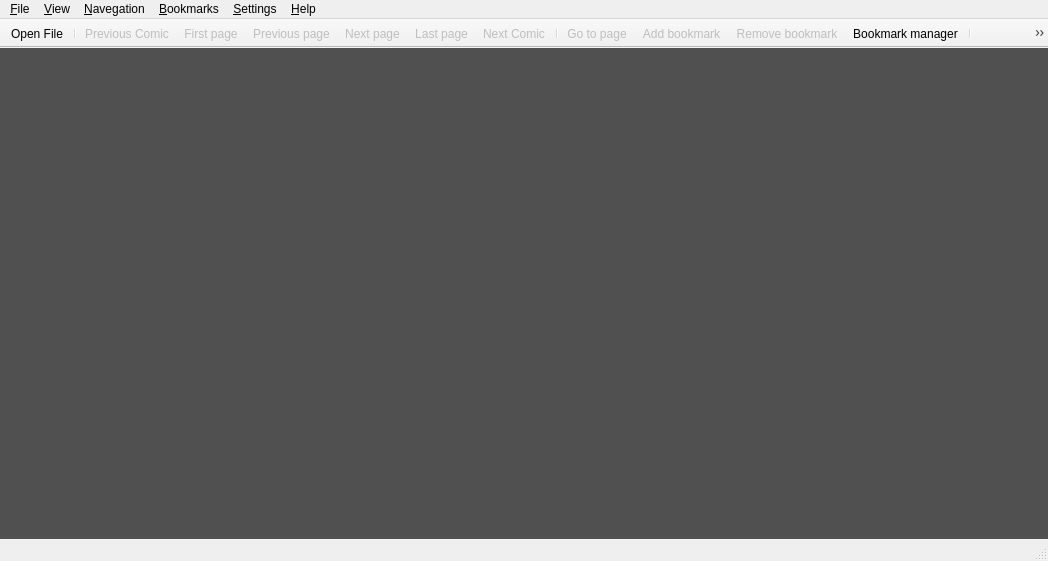
<?xml version="1.0" encoding="UTF-8"?>
<ui version="4.0">
 <author>Michell Stuttgart Faria</author>
 <class>MainWindowView</class>
 <widget class="QMainWindow" name="MainWindowView">
  <property name="geometry">
   <rect>
    <x>0</x>
    <y>0</y>
    <width>1048</width>
    <height>561</height>
   </rect>
  </property>
  <property name="sizePolicy">
   <sizepolicy hsizetype="Expanding" vsizetype="Expanding">
    <horstretch>0</horstretch>
    <verstretch>0</verstretch>
   </sizepolicy>
  </property>
  <property name="baseSize">
   <size>
    <width>0</width>
    <height>3</height>
   </size>
  </property>
  <property name="focusPolicy">
   <enum>Qt::WheelFocus</enum>
  </property>
  <property name="windowTitle">
   <string>Pynocchio</string>
  </property>
  <property name="windowIcon">
   <iconset resource="../data/main_window_view.qrc">
    <normaloff>:/icons/pynocchio_icon.png</normaloff>:/icons/pynocchio_icon.png</iconset>
  </property>
  <property name="accessibleName">
   <string>Pynocchio</string>
  </property>
  <property name="accessibleDescription">
   <string>The Best Comic Reader</string>
  </property>
  <property name="styleSheet">
   <string notr="true"/>
  </property>
  <property name="iconSize">
   <size>
    <width>22</width>
    <height>22</height>
   </size>
  </property>
  <property name="toolButtonStyle">
   <enum>Qt::ToolButtonIconOnly</enum>
  </property>
  <property name="animated">
   <bool>true</bool>
  </property>
  <property name="documentMode">
   <bool>false</bool>
  </property>
  <property name="tabShape">
   <enum>QTabWidget::Rounded</enum>
  </property>
  <property name="dockNestingEnabled">
   <bool>false</bool>
  </property>
  <property name="unifiedTitleAndToolBarOnMac">
   <bool>true</bool>
  </property>
  <widget class="QWidget" name="central_widget">
   <property name="sizePolicy">
    <sizepolicy hsizetype="Preferred" vsizetype="Preferred">
     <horstretch>0</horstretch>
     <verstretch>0</verstretch>
    </sizepolicy>
   </property>
   <property name="autoFillBackground">
    <bool>false</bool>
   </property>
   <layout class="QHBoxLayout" name="horizontalLayout">
    <property name="leftMargin">
     <number>0</number>
    </property>
    <property name="topMargin">
     <number>0</number>
    </property>
    <property name="rightMargin">
     <number>0</number>
    </property>
    <property name="bottomMargin">
     <number>0</number>
    </property>
    <item>
     <widget class="QScrollAreaViewer" name="qscroll_area_viewer">
      <property name="sizePolicy">
       <sizepolicy hsizetype="Expanding" vsizetype="Expanding">
        <horstretch>0</horstretch>
        <verstretch>0</verstretch>
       </sizepolicy>
      </property>
      <property name="focusPolicy">
       <enum>Qt::ClickFocus</enum>
      </property>
      <property name="layoutDirection">
       <enum>Qt::LeftToRight</enum>
      </property>
      <property name="autoFillBackground">
       <bool>true</bool>
      </property>
      <property name="styleSheet">
       <string notr="true">background-color: rgb(80, 80, 80)</string>
      </property>
      <property name="frameShape">
       <enum>QFrame::HLine</enum>
      </property>
      <property name="frameShadow">
       <enum>QFrame::Plain</enum>
      </property>
      <property name="lineWidth">
       <number>0</number>
      </property>
      <property name="verticalScrollBarPolicy">
       <enum>Qt::ScrollBarAlwaysOff</enum>
      </property>
      <property name="horizontalScrollBarPolicy">
       <enum>Qt::ScrollBarAlwaysOff</enum>
      </property>
      <property name="widgetResizable">
       <bool>true</bool>
      </property>
      <property name="alignment">
       <set>Qt::AlignCenter</set>
      </property>
      <widget class="QWidget" name="scroll_area_widget_contents">
       <property name="geometry">
        <rect>
         <x>0</x>
         <y>0</y>
         <width>1048</width>
         <height>476</height>
        </rect>
       </property>
       <property name="sizePolicy">
        <sizepolicy hsizetype="Expanding" vsizetype="Expanding">
         <horstretch>0</horstretch>
         <verstretch>0</verstretch>
        </sizepolicy>
       </property>
       <property name="autoFillBackground">
        <bool>false</bool>
       </property>
       <property name="styleSheet">
        <string notr="true"/>
       </property>
       <layout class="QHBoxLayout" name="horizontalLayout_2">
        <property name="spacing">
         <number>0</number>
        </property>
        <property name="sizeConstraint">
         <enum>QLayout::SetMaximumSize</enum>
        </property>
        <property name="leftMargin">
         <number>0</number>
        </property>
        <property name="topMargin">
         <number>0</number>
        </property>
        <property name="rightMargin">
         <number>0</number>
        </property>
        <property name="bottomMargin">
         <number>0</number>
        </property>
        <item>
         <widget class="QLabel" name="label">
          <property name="sizePolicy">
           <sizepolicy hsizetype="Preferred" vsizetype="Preferred">
            <horstretch>20</horstretch>
            <verstretch>20</verstretch>
           </sizepolicy>
          </property>
          <property name="mouseTracking">
           <bool>false</bool>
          </property>
          <property name="focusPolicy">
           <enum>Qt::ClickFocus</enum>
          </property>
          <property name="layoutDirection">
           <enum>Qt::LeftToRight</enum>
          </property>
          <property name="autoFillBackground">
           <bool>false</bool>
          </property>
          <property name="frameShape">
           <enum>QFrame::NoFrame</enum>
          </property>
          <property name="frameShadow">
           <enum>QFrame::Plain</enum>
          </property>
          <property name="lineWidth">
           <number>0</number>
          </property>
          <property name="midLineWidth">
           <number>0</number>
          </property>
          <property name="text">
           <string/>
          </property>
          <property name="textFormat">
           <enum>Qt::PlainText</enum>
          </property>
          <property name="pixmap">
           <pixmap resource="../data/main_window_view.qrc">:/icons/pynocchio_icon.png</pixmap>
          </property>
          <property name="scaledContents">
           <bool>false</bool>
          </property>
          <property name="alignment">
           <set>Qt::AlignCenter</set>
          </property>
          <property name="margin">
           <number>0</number>
          </property>
          <property name="textInteractionFlags">
           <set>Qt::NoTextInteraction</set>
          </property>
         </widget>
        </item>
       </layout>
      </widget>
     </widget>
    </item>
   </layout>
  </widget>
  <widget class="QMenuBar" name="menubar">
   <property name="geometry">
    <rect>
     <x>0</x>
     <y>0</y>
     <width>1048</width>
     <height>24</height>
    </rect>
   </property>
   <property name="sizePolicy">
    <sizepolicy hsizetype="Fixed" vsizetype="Fixed">
     <horstretch>0</horstretch>
     <verstretch>0</verstretch>
    </sizepolicy>
   </property>
   <property name="acceptDrops">
    <bool>false</bool>
   </property>
   <property name="autoFillBackground">
    <bool>false</bool>
   </property>
   <property name="defaultUp">
    <bool>false</bool>
   </property>
   <widget class="QMenu" name="menu_file">
    <property name="title">
     <string>&amp;File</string>
    </property>
    <widget class="QMenu" name="menu_recent_files">
     <property name="enabled">
      <bool>true</bool>
     </property>
     <property name="tearOffEnabled">
      <bool>false</bool>
     </property>
     <property name="title">
      <string>Recent files</string>
     </property>
     <property name="separatorsCollapsible">
      <bool>false</bool>
     </property>
     <addaction name="actionRecent_file_1"/>
     <addaction name="actionRecent_file_2"/>
     <addaction name="actionRecent_file_3"/>
     <addaction name="actionRecent_file_4"/>
     <addaction name="actionRecent_file_5"/>
     <addaction name="actionRecent_file_6"/>
     <addaction name="actionRecent_file_7"/>
     <addaction name="actionRecent_file_8"/>
     <addaction name="actionRecent_file_9"/>
     <addaction name="actionRecent_file_10"/>
    </widget>
    <addaction name="action_open_file"/>
    <addaction name="action_open_folder"/>
    <addaction name="menu_recent_files"/>
    <addaction name="separator"/>
    <addaction name="action_save_image"/>
    <addaction name="separator"/>
    <addaction name="action_exit"/>
   </widget>
   <widget class="QMenu" name="menu_view">
    <property name="title">
     <string>&amp;View</string>
    </property>
    <addaction name="action_fullscreen"/>
    <addaction name="separator"/>
    <addaction name="action_original_fit"/>
    <addaction name="action_vertical_fit"/>
    <addaction name="action_horizontal_fit"/>
    <addaction name="action_best_fit"/>
    <addaction name="separator"/>
    <addaction name="action_rotate_left"/>
    <addaction name="action_rotate_right"/>
    <addaction name="separator"/>
    <addaction name="action_double_page_mode"/>
   </widget>
   <widget class="QMenu" name="menu_navegation">
    <property name="acceptDrops">
     <bool>false</bool>
    </property>
    <property name="tearOffEnabled">
     <bool>false</bool>
    </property>
    <property name="title">
     <string>&amp;Navegation</string>
    </property>
    <addaction name="action_next_page"/>
    <addaction name="action_previous_page"/>
    <addaction name="separator"/>
    <addaction name="action_first_page"/>
    <addaction name="action_last_page"/>
    <addaction name="separator"/>
    <addaction name="action_go_to_page"/>
    <addaction name="separator"/>
    <addaction name="action_next_comic"/>
    <addaction name="action_previous_comic"/>
   </widget>
   <widget class="QMenu" name="menu_help">
    <property name="title">
     <string>&amp;Help</string>
    </property>
    <addaction name="action_about"/>
    <addaction name="action_about_qt"/>
   </widget>
   <widget class="QMenu" name="menu_settings">
    <property name="title">
     <string>&amp;Settings</string>
    </property>
    <addaction name="action_show_toolbar"/>
    <addaction name="action_show_statusbar"/>
    <addaction name="separator"/>
    <addaction name="action_preference_dialog"/>
   </widget>
   <widget class="QMenu" name="menu_bookmarks">
    <property name="tearOffEnabled">
     <bool>false</bool>
    </property>
    <property name="title">
     <string>&amp;Bookmarks</string>
    </property>
    <property name="separatorsCollapsible">
     <bool>true</bool>
    </property>
    <widget class="QMenu" name="menu_recent_bookmarks">
     <property name="title">
      <string>Recente bookmarks</string>
     </property>
     <addaction name="actionRecent_bookmark_1"/>
     <addaction name="actionRecent_bookmark_2"/>
     <addaction name="actionRecent_bookmark_3"/>
     <addaction name="actionRecent_bookmark_4"/>
     <addaction name="actionRecent_bookmark_5"/>
    </widget>
    <addaction name="action_add_bookmark"/>
    <addaction name="action_remove_bookmark"/>
    <addaction name="separator"/>
    <addaction name="action_bookmark_manager"/>
    <addaction name="menu_recent_bookmarks"/>
   </widget>
   <addaction name="menu_file"/>
   <addaction name="menu_view"/>
   <addaction name="menu_navegation"/>
   <addaction name="menu_bookmarks"/>
   <addaction name="menu_settings"/>
   <addaction name="menu_help"/>
  </widget>
  <widget class="QToolBar" name="toolbar">
   <property name="enabled">
    <bool>true</bool>
   </property>
   <property name="sizePolicy">
    <sizepolicy hsizetype="Maximum" vsizetype="Maximum">
     <horstretch>0</horstretch>
     <verstretch>0</verstretch>
    </sizepolicy>
   </property>
   <property name="focusPolicy">
    <enum>Qt::ClickFocus</enum>
   </property>
   <property name="acceptDrops">
    <bool>true</bool>
   </property>
   <property name="windowTitle">
    <string>toolBar</string>
   </property>
   <property name="autoFillBackground">
    <bool>false</bool>
   </property>
   <property name="movable">
    <bool>false</bool>
   </property>
   <property name="toolButtonStyle">
    <enum>Qt::ToolButtonFollowStyle</enum>
   </property>
   <property name="floatable">
    <bool>false</bool>
   </property>
   <attribute name="toolBarArea">
    <enum>TopToolBarArea</enum>
   </attribute>
   <attribute name="toolBarBreak">
    <bool>false</bool>
   </attribute>
   <addaction name="action_open_file"/>
   <addaction name="separator"/>
   <addaction name="action_previous_comic"/>
   <addaction name="action_first_page"/>
   <addaction name="action_previous_page"/>
   <addaction name="action_next_page"/>
   <addaction name="action_last_page"/>
   <addaction name="action_next_comic"/>
   <addaction name="separator"/>
   <addaction name="action_go_to_page"/>
   <addaction name="action_add_bookmark"/>
   <addaction name="action_remove_bookmark"/>
   <addaction name="action_bookmark_manager"/>
   <addaction name="separator"/>
   <addaction name="action_rotate_left"/>
   <addaction name="action_rotate_right"/>
   <addaction name="separator"/>
   <addaction name="action_original_fit"/>
   <addaction name="action_vertical_fit"/>
   <addaction name="action_horizontal_fit"/>
   <addaction name="action_best_fit"/>
   <addaction name="separator"/>
   <addaction name="action_fullscreen"/>
   <addaction name="separator"/>
   <addaction name="action_double_page_mode"/>
   <addaction name="separator"/>
   <addaction name="action_exit"/>
  </widget>
  <widget class="StatusBar" name="statusbar"/>
  <action name="action_about">
   <property name="icon">
    <iconset resource="../data/main_window_view.qrc">
     <normaloff>:/icons/icons/help-info.svg</normaloff>:/icons/icons/help-info.svg</iconset>
   </property>
   <property name="text">
    <string>About Pynocchio</string>
   </property>
  </action>
  <action name="action_about_qt">
   <property name="text">
    <string>About Qt</string>
   </property>
  </action>
  <action name="action_exit">
   <property name="icon">
    <iconset resource="../data/main_window_view.qrc">
     <normaloff>:/icons/icons/system-shutdown.svg</normaloff>:/icons/icons/system-shutdown.svg</iconset>
   </property>
   <property name="text">
    <string>Exit</string>
   </property>
   <property name="shortcut">
    <string>Ctrl+Q</string>
   </property>
  </action>
  <action name="action_next_page">
   <property name="enabled">
    <bool>false</bool>
   </property>
   <property name="icon">
    <iconset resource="../data/main_window_view.qrc">
     <normaloff>:/icons/icons/go-next.svg</normaloff>:/icons/icons/go-next.svg</iconset>
   </property>
   <property name="text">
    <string>Next page</string>
   </property>
   <property name="shortcut">
    <string>Right</string>
   </property>
   <property name="shortcutContext">
    <enum>Qt::WindowShortcut</enum>
   </property>
   <property name="visible">
    <bool>true</bool>
   </property>
   <property name="priority">
    <enum>QAction::HighPriority</enum>
   </property>
  </action>
  <action name="action_previous_page">
   <property name="enabled">
    <bool>false</bool>
   </property>
   <property name="icon">
    <iconset resource="../data/main_window_view.qrc">
     <normaloff>:/icons/icons/go-previous.svg</normaloff>:/icons/icons/go-previous.svg</iconset>
   </property>
   <property name="text">
    <string>Previous page</string>
   </property>
   <property name="shortcut">
    <string>Left</string>
   </property>
   <property name="shortcutContext">
    <enum>Qt::WindowShortcut</enum>
   </property>
   <property name="visible">
    <bool>true</bool>
   </property>
  </action>
  <action name="action_first_page">
   <property name="enabled">
    <bool>false</bool>
   </property>
   <property name="icon">
    <iconset resource="../data/main_window_view.qrc">
     <normaloff>:/icons/icons/go-first.svg</normaloff>:/icons/icons/go-first.svg</iconset>
   </property>
   <property name="text">
    <string>First page</string>
   </property>
   <property name="shortcut">
    <string>Ctrl+Left</string>
   </property>
   <property name="shortcutContext">
    <enum>Qt::WindowShortcut</enum>
   </property>
  </action>
  <action name="action_last_page">
   <property name="enabled">
    <bool>false</bool>
   </property>
   <property name="icon">
    <iconset resource="../data/main_window_view.qrc">
     <normaloff>:/icons/icons/go-last.svg</normaloff>:/icons/icons/go-last.svg</iconset>
   </property>
   <property name="text">
    <string>Last page</string>
   </property>
   <property name="shortcut">
    <string>Ctrl+Right</string>
   </property>
   <property name="shortcutContext">
    <enum>Qt::WindowShortcut</enum>
   </property>
  </action>
  <action name="action_rotate_left">
   <property name="checkable">
    <bool>false</bool>
   </property>
   <property name="enabled">
    <bool>false</bool>
   </property>
   <property name="icon">
    <iconset resource="../data/main_window_view.qrc">
     <normaloff>:/icons/icons/object-rotate-left.svg</normaloff>:/icons/icons/object-rotate-left.svg</iconset>
   </property>
   <property name="text">
    <string>Rotate left</string>
   </property>
   <property name="shortcut">
    <string>Ctrl+Shift+R</string>
   </property>
   <property name="shortcutContext">
    <enum>Qt::WidgetShortcut</enum>
   </property>
  </action>
  <action name="action_rotate_right">
   <property name="enabled">
    <bool>false</bool>
   </property>
   <property name="icon">
    <iconset resource="../data/main_window_view.qrc">
     <normaloff>:/icons/icons/object-rotate-right.svg</normaloff>:/icons/icons/object-rotate-right.svg</iconset>
   </property>
   <property name="text">
    <string>Rotate right</string>
   </property>
   <property name="shortcut">
    <string>Ctrl+R</string>
   </property>
   <property name="shortcutContext">
    <enum>Qt::WidgetShortcut</enum>
   </property>
  </action>
  <action name="action_horizontal_fit">
   <property name="checkable">
    <bool>true</bool>
   </property>
   <property name="checked">
    <bool>false</bool>
   </property>
   <property name="enabled">
    <bool>false</bool>
   </property>
   <property name="icon">
    <iconset resource="../data/main_window_view.qrc">
     <normaloff>:/icons/icons/others/horizontal-fit.svg</normaloff>:/icons/icons/others/horizontal-fit.svg</iconset>
   </property>
   <property name="text">
    <string>Horizontal fit</string>
   </property>
   <property name="shortcut">
    <string>Ctrl+K</string>
   </property>
   <property name="visible">
    <bool>true</bool>
   </property>
  </action>
  <action name="action_fullscreen">
   <property name="checkable">
    <bool>false</bool>
   </property>
   <property name="enabled">
    <bool>false</bool>
   </property>
   <property name="icon">
    <iconset resource="../data/main_window_view.qrc">
     <normaloff>:/icons/icons/others/fullscreen.svg</normaloff>:/icons/icons/others/fullscreen.svg</iconset>
   </property>
   <property name="text">
    <string>Fullscreen</string>
   </property>
   <property name="shortcut">
    <string>F</string>
   </property>
   <property name="shortcutContext">
    <enum>Qt::WidgetShortcut</enum>
   </property>
   <property name="iconVisibleInMenu">
    <bool>true</bool>
   </property>
  </action>
  <action name="action_go_to_page">
   <property name="enabled">
    <bool>false</bool>
   </property>
   <property name="icon">
    <iconset resource="../data/main_window_view.qrc">
     <normaloff>:/icons/icons/edit-find.svg</normaloff>:/icons/icons/edit-find.svg</iconset>
   </property>
   <property name="text">
    <string>Go to page</string>
   </property>
   <property name="shortcut">
    <string>Ctrl+G</string>
   </property>
  </action>
  <action name="action_original_fit">
   <property name="checkable">
    <bool>true</bool>
   </property>
   <property name="checked">
    <bool>true</bool>
   </property>
   <property name="enabled">
    <bool>false</bool>
   </property>
   <property name="icon">
    <iconset resource="../data/main_window_view.qrc">
     <normaloff>:/icons/icons/others/original-fit.svg</normaloff>:/icons/icons/others/original-fit.svg</iconset>
   </property>
   <property name="text">
    <string>Original fit</string>
   </property>
   <property name="shortcut">
    <string>Ctrl+H</string>
   </property>
   <property name="shortcutContext">
    <enum>Qt::ApplicationShortcut</enum>
   </property>
   <property name="visible">
    <bool>true</bool>
   </property>
  </action>
  <action name="action_show_statusbar">
   <property name="checkable">
    <bool>true</bool>
   </property>
   <property name="checked">
    <bool>true</bool>
   </property>
   <property name="text">
    <string>Show Statusbar</string>
   </property>
  </action>
  <action name="action_add_bookmark">
   <property name="enabled">
    <bool>false</bool>
   </property>
   <property name="icon">
    <iconset resource="../data/main_window_view.qrc">
     <normaloff>:/icons/icons/bookmark-new.svg</normaloff>:/icons/icons/bookmark-new.svg</iconset>
   </property>
   <property name="text">
    <string>Add bookmark</string>
   </property>
   <property name="visible">
    <bool>true</bool>
   </property>
  </action>
  <action name="action_remove_bookmark">
   <property name="enabled">
    <bool>false</bool>
   </property>
   <property name="icon">
    <iconset resource="../data/main_window_view.qrc">
     <normaloff>:/icons/icons/edit-delete.svg</normaloff>:/icons/icons/edit-delete.svg</iconset>
   </property>
   <property name="text">
    <string>Remove bookmark</string>
   </property>
   <property name="visible">
    <bool>false</bool>
   </property>
   <property name="iconVisibleInMenu">
    <bool>true</bool>
   </property>
  </action>
  <action name="action_bookmark_manager">
   <property name="enabled">
    <bool>true</bool>
   </property>
   <property name="icon">
    <iconset resource="../data/main_window_view.qrc">
     <normaloff>:/icons/icons/system-file-manager2.svg</normaloff>:/icons/icons/system-file-manager2.svg</iconset>
   </property>
   <property name="text">
    <string>Bookmark manager</string>
   </property>
  </action>
  <action name="action_open_folder">
   <property name="icon">
    <iconset resource="../data/main_window_view.qrc">
     <normaloff>:/icons/icons/folder-pictures.svg</normaloff>:/icons/icons/folder-pictures.svg</iconset>
   </property>
   <property name="text">
    <string>Open Folder</string>
   </property>
   <property name="visible">
    <bool>true</bool>
   </property>
   <property name="menuRole">
    <enum>QAction::TextHeuristicRole</enum>
   </property>
   <property name="iconVisibleInMenu">
    <bool>true</bool>
   </property>
  </action>
  <action name="action_next_comic">
   <property name="enabled">
    <bool>false</bool>
   </property>
   <property name="icon">
    <iconset resource="../data/main_window_view.qrc">
     <normaloff>:/icons/icons/media-skip-forward.svg</normaloff>:/icons/icons/media-skip-forward.svg</iconset>
   </property>
   <property name="text">
    <string>Next Comic</string>
   </property>
   <property name="shortcut">
    <string>Ctrl+Shift+Right</string>
   </property>
   <property name="shortcutContext">
    <enum>Qt::WindowShortcut</enum>
   </property>
  </action>
  <action name="action_previous_comic">
   <property name="enabled">
    <bool>false</bool>
   </property>
   <property name="icon">
    <iconset resource="../data/main_window_view.qrc">
     <normaloff>:/icons/icons/media-skip-backward.svg</normaloff>:/icons/icons/media-skip-backward.svg</iconset>
   </property>
   <property name="text">
    <string>Previous Comic</string>
   </property>
   <property name="shortcut">
    <string>Ctrl+Shift+Left</string>
   </property>
   <property name="shortcutContext">
    <enum>Qt::WindowShortcut</enum>
   </property>
  </action>
  <action name="action_preference_dialog">
   <property name="icon">
    <iconset>
     <normaloff>:/icons/elementary3-icon-theme/actions/48/document-properties.svg</normaloff>:/icons/elementary3-icon-theme/actions/48/document-properties.svg</iconset>
   </property>
   <property name="text">
    <string>Preferences</string>
   </property>
   <property name="visible">
    <bool>false</bool>
   </property>
  </action>
  <action name="action_vertical_fit">
   <property name="checkable">
    <bool>true</bool>
   </property>
   <property name="checked">
    <bool>false</bool>
   </property>
   <property name="enabled">
    <bool>false</bool>
   </property>
   <property name="icon">
    <iconset resource="../data/main_window_view.qrc">
     <normaloff>:/icons/icons/others/vertical-fit.svg</normaloff>:/icons/icons/others/vertical-fit.svg</iconset>
   </property>
   <property name="text">
    <string>Vertical fit</string>
   </property>
   <property name="shortcut">
    <string>Ctrl+J</string>
   </property>
   <property name="autoRepeat">
    <bool>true</bool>
   </property>
   <property name="visible">
    <bool>true</bool>
   </property>
  </action>
  <action name="action_best_fit">
   <property name="checkable">
    <bool>true</bool>
   </property>
   <property name="checked">
    <bool>false</bool>
   </property>
   <property name="enabled">
    <bool>false</bool>
   </property>
   <property name="icon">
    <iconset resource="../data/main_window_view.qrc">
     <normaloff>:/icons/icons/others/best-fit.svg</normaloff>:/icons/icons/others/best-fit.svg</iconset>
   </property>
   <property name="text">
    <string>Best fit</string>
   </property>
   <property name="shortcut">
    <string>Ctrl+L</string>
   </property>
   <property name="visible">
    <bool>true</bool>
   </property>
  </action>
  <action name="action_save_image">
   <property name="enabled">
    <bool>true</bool>
   </property>
   <property name="icon">
    <iconset resource="../data/main_window_view.qrc">
     <normaloff>:/icons/icons/document-save.svg</normaloff>:/icons/icons/document-save.svg</iconset>
   </property>
   <property name="text">
    <string>Save image</string>
   </property>
   <property name="whatsThis">
    <string>Save current image in disk.</string>
   </property>
   <property name="shortcut">
    <string>Ctrl+S</string>
   </property>
  </action>
  <action name="action_open_file">
   <property name="icon">
    <iconset resource="../data/main_window_view.qrc">
     <normaloff>:/icons/icons/archive-extract.svg</normaloff>:/icons/icons/archive-extract.svg</iconset>
   </property>
   <property name="text">
    <string>Open File</string>
   </property>
   <property name="font">
    <font/>
   </property>
   <property name="shortcut">
    <string>Ctrl+O</string>
   </property>
  </action>
  <action name="actionRecent_file_1">
   <property name="text">
    <string notr="true">recent_file_1</string>
   </property>
   <property name="iconText">
    <string notr="true">recent_file_1</string>
   </property>
   <property name="toolTip">
    <string notr="true">recent_file_1</string>
   </property>
   <property name="visible">
    <bool>false</bool>
   </property>
  </action>
  <action name="actionRecent_file_2">
   <property name="text">
    <string notr="true">recent_file_2</string>
   </property>
   <property name="iconText">
    <string notr="true">recent_file_2</string>
   </property>
   <property name="toolTip">
    <string notr="true">recent_file_2</string>
   </property>
   <property name="visible">
    <bool>false</bool>
   </property>
  </action>
  <action name="actionRecent_file_3">
   <property name="text">
    <string notr="true">recent_file_3</string>
   </property>
   <property name="iconText">
    <string notr="true">recent_file_3</string>
   </property>
   <property name="toolTip">
    <string notr="true">recent_file_3</string>
   </property>
   <property name="visible">
    <bool>false</bool>
   </property>
  </action>
  <action name="actionRecent_file_4">
   <property name="text">
    <string notr="true">recent_file_4</string>
   </property>
   <property name="iconText">
    <string notr="true">recent_file_4</string>
   </property>
   <property name="toolTip">
    <string notr="true">recent_file_4</string>
   </property>
   <property name="visible">
    <bool>false</bool>
   </property>
  </action>
  <action name="actionRecent_file_5">
   <property name="text">
    <string notr="true">recent_file_5</string>
   </property>
   <property name="iconText">
    <string notr="true">recent_file_5</string>
   </property>
   <property name="toolTip">
    <string notr="true">recent_file_5</string>
   </property>
   <property name="visible">
    <bool>false</bool>
   </property>
  </action>
  <action name="actionRecent_file_6">
   <property name="text">
    <string notr="true">recent_file_6</string>
   </property>
   <property name="toolTip">
    <string notr="true">recent_file_6</string>
   </property>
   <property name="visible">
    <bool>false</bool>
   </property>
  </action>
  <action name="actionRecent_file_7">
   <property name="text">
    <string notr="true">recent_file_7</string>
   </property>
   <property name="iconText">
    <string notr="true">recent_file_7</string>
   </property>
   <property name="toolTip">
    <string notr="true">recent_file_7</string>
   </property>
   <property name="visible">
    <bool>false</bool>
   </property>
  </action>
  <action name="actionRecent_file_8">
   <property name="text">
    <string notr="true">recent_file_8</string>
   </property>
   <property name="iconText">
    <string notr="true">recent_file_8</string>
   </property>
   <property name="toolTip">
    <string notr="true">recent_file_8</string>
   </property>
   <property name="visible">
    <bool>false</bool>
   </property>
  </action>
  <action name="actionRecent_file_9">
   <property name="text">
    <string notr="true">recent_file_9</string>
   </property>
   <property name="iconText">
    <string notr="true">recent_file_9</string>
   </property>
   <property name="toolTip">
    <string notr="true">recent_file_9</string>
   </property>
   <property name="visible">
    <bool>false</bool>
   </property>
  </action>
  <action name="actionRecent_file_10">
   <property name="text">
    <string notr="true">recent_file_10</string>
   </property>
   <property name="iconText">
    <string notr="true">recent_file_10</string>
   </property>
   <property name="toolTip">
    <string notr="true">recent_file_10</string>
   </property>
   <property name="visible">
    <bool>false</bool>
   </property>
  </action>
  <action name="actionRecent_bookmark_1">
   <property name="text">
    <string notr="true">recent_bookmark_1</string>
   </property>
   <property name="iconText">
    <string notr="true">recent_bookmark_1</string>
   </property>
   <property name="toolTip">
    <string notr="true">recent_bookmark_1</string>
   </property>
   <property name="visible">
    <bool>false</bool>
   </property>
  </action>
  <action name="actionRecent_bookmark_2">
   <property name="text">
    <string notr="true">recent_bookmark_2</string>
   </property>
   <property name="iconText">
    <string notr="true">recent_bookmark_2</string>
   </property>
   <property name="toolTip">
    <string notr="true">recent_bookmark_2</string>
   </property>
   <property name="visible">
    <bool>false</bool>
   </property>
  </action>
  <action name="actionRecent_bookmark_3">
   <property name="text">
    <string notr="true">recent_bookmark_3</string>
   </property>
   <property name="iconText">
    <string notr="true">recent_bookmark_3</string>
   </property>
   <property name="toolTip">
    <string notr="true">recent_bookmark_3</string>
   </property>
   <property name="visible">
    <bool>false</bool>
   </property>
  </action>
  <action name="actionRecent_bookmark_4">
   <property name="text">
    <string notr="true">recent_bookmark_4</string>
   </property>
   <property name="toolTip">
    <string notr="true">recent_bookmark_4</string>
   </property>
   <property name="visible">
    <bool>false</bool>
   </property>
  </action>
  <action name="actionRecent_bookmark_5">
   <property name="text">
    <string notr="true">recent_bookmark_5</string>
   </property>
   <property name="iconText">
    <string notr="true">recent_bookmark_5</string>
   </property>
   <property name="toolTip">
    <string notr="true">recent_bookmark_5</string>
   </property>
   <property name="visible">
    <bool>false</bool>
   </property>
  </action>
  <action name="action_en_us">
   <property name="checkable">
    <bool>true</bool>
   </property>
   <property name="icon">
    <iconset>
     <normaloff>:/icons/famfamfam_flag_icons/png/us.png</normaloff>:/icons/famfamfam_flag_icons/png/us.png</iconset>
   </property>
   <property name="text">
    <string>English</string>
   </property>
   <property name="iconText">
    <string>en_US</string>
   </property>
  </action>
  <action name="action_pt_br">
   <property name="checkable">
    <bool>true</bool>
   </property>
   <property name="icon">
    <iconset>
     <normaloff>:/icons/famfamfam_flag_icons/png/br.png</normaloff>:/icons/famfamfam_flag_icons/png/br.png</iconset>
   </property>
   <property name="text">
    <string>Portuguese</string>
   </property>
   <property name="iconText">
    <string notr="true">pt_BR</string>
   </property>
  </action>
  <action name="action_show_toolbar">
   <property name="checkable">
    <bool>true</bool>
   </property>
   <property name="checked">
    <bool>true</bool>
   </property>
   <property name="text">
    <string>Show Toolbar</string>
   </property>
  </action>
  <action name="action_double_page_mode">
   <property name="checkable">
    <bool>true</bool>
   </property>
   <property name="enabled">
    <bool>false</bool>
   </property>
   <property name="icon">
    <iconset resource="../data/main_window_view.qrc">
     <normaloff>:/icons/icons/edit-copy.svg</normaloff>:/icons/icons/edit-copy.svg</iconset>
   </property>
   <property name="text">
    <string>Double Page Mode</string>
   </property>
   <property name="toolTip">
    <string>Active double page mode</string>
   </property>
   <property name="iconVisibleInMenu">
    <bool>true</bool>
   </property>
  </action>
 </widget>
 <customwidgets>
  <customwidget>
   <class>QScrollAreaViewer</class>
   <extends>QScrollArea</extends>
   <header location="global">.custom_widgets/qscroll_area_viewer.h</header>
   <container>1</container>
  </customwidget>
  <customwidget>
   <class>StatusBar</class>
   <extends>QStatusBar</extends>
   <header location="global">.custom_widgets/status_bar.h</header>
  </customwidget>
 </customwidgets>
 <resources>
  <include location="../data/main_window_view.qrc"/>
 </resources>
 <connections/>
 <designerdata>
  <property name="gridDeltaX">
   <number>10</number>
  </property>
  <property name="gridDeltaY">
   <number>10</number>
  </property>
  <property name="gridSnapX">
   <bool>true</bool>
  </property>
  <property name="gridSnapY">
   <bool>true</bool>
  </property>
  <property name="gridVisible">
   <bool>true</bool>
  </property>
 </designerdata>
</ui>
